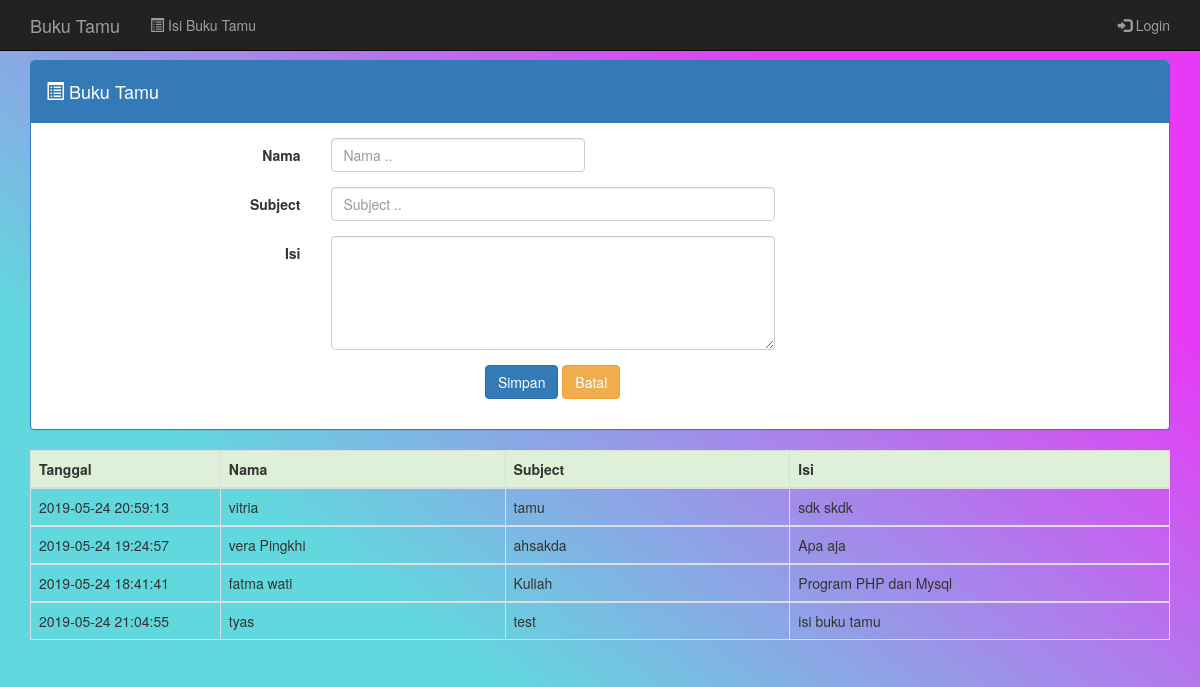
The page / on the database its author committed.
### tables this page shows
CREATE TABLE `table_buku_tamu` (
  `id` int(11) NOT NULL,
  `nama` varchar(50) NOT NULL,
  `subject` varchar(150) NOT NULL,
  `isi` text NOT NULL,
  `tanggal` timestamp NOT NULL DEFAULT CURRENT_TIMESTAMP ON UPDATE CURRENT_TIMESTAMP
);

### class.buku.php (the view, shortened to what this page needs)
<?php
class buku_tamu{
	private $db;
	function __construct($DB_con){
		$this->db = $DB_con;
	}
	public function tampildata($query,$tampil){
		$stmt = $this->db->prepare($query);
		$stmt->execute();
		while ($row=$stmt->fetch(PDO::FETCH_ASSOC)) {
			?>
			<tbody>
				<tr>
					<td><?php echo $row['tanggal']; ?></td>
					<td><?php echo $row['nama']; ?></td>
					<td><?php echo $row['subject']; ?></td>
					<td><?php echo $row['isi']; ?></td>
				</tr>
			</tbody>
			<?php
		}
	}
}
?>

### header.php (shortened to what this page needs)
<!DOCTYPE html>
<html lang="en">
<head>
	<link rel="stylesheet" href="css/bootstrap.css">
</head>
<nav class="navbar navbar-inverse navbar-fixed-top">
	<div class="container">
		<div class="navbar-header">
			<a class="navbar-brand" href="index.php">Buku Tamu</a>
		</div>
		<div id="navbar" class="navbar-collapse collapse">
			<ul class="nav navbar-nav">
				<li><a id="pesan_sedia" href="#" data-toggle="modal" data-target="#myModal"><span class='glyphicon glyphicon-list-alt'></span>  Isi Buku Tamu</a></li>
			</ul>
			<ul class="nav navbar-nav navbar-right">
				<li><a href="admin/"><span class="glyphicon glyphicon-log-in"></span> Login</a></li>
			</ul>
		</div>
	</div>
</nav>

### index.php (shortened to what this page needs)
<?php
include_once 'dbconfig.php';
?>
<?php include_once 'header.php'; ?>
<br/><br/><br/>
<div class="container">
	<div class="panel panel-primary">
		<div class="panel-heading"><h4><i class="glyphicon glyphicon-list-alt"></i> Buku Tamu</h4></div>
			<div class="panel-body">
			<form class="form-horizontal" role="form" method="post">
				<div class="form-group">
					<label class="control-label col-sm-3">Nama</label>
					<div class="col-sm-3">
						<input type="text" name="nama" class="form-control" placeholder="Nama .." required>
					</div>
				</div>
				<div class="form-group">
					<label class="control-label col-sm-3" required>Subject</label>
					<div class="col-sm-5">
						<input type="text" name="subject" class="form-control" placeholder="Subject ..">
					</div>
				</div>
				<div class="form-group">
					<label class="control-label col-sm-3">Isi</label>
						<div class="col-sm-5">
						<textarea name="isi" class="form-control" rows="5" id="comment"></textarea>
						</div>
				</div>
				<div class="form-group" align="center">
					<label class="control-label col-sm-3"></label>
					<div class="col-sm-5">
						<button type="submit" name="btn-simpan" class="btn btn-primary">Simpan</button>
						<button type="reset" class="btn btn-warning">Batal</button>
					</div>
				</div>
			</form>
		</div>
	</div>
</div>
<div class="container">
<table class="table table-bordered">
	<thead>
		<tr class="success">
			<th class="col-sm-2">Tanggal</th>
			<th class="col-sm-3">Nama</th>
			<th class="col-sm-3">Subject</th>
			<th class="col-sm-5">Isi</th>
		</tr>
	</thead>
	<?php
	$tampil = 'depan';
	$query = "SELECT * FROM table_buku_tamu";
	$buku->tampildata($query,$tampil);
	?>
</table>
</div>

### header.php (style rules this page uses)
.container { background: auto; }

### rows shown on the page
table_buku_tamu: tanggal "2019-05-24 20:59:13", nama "vitria", subject "tamu", isi "sdk skdk"
table_buku_tamu: tanggal "2019-05-24 19:24:57", nama "vera Pingkhi", subject "ahsakda", isi "Apa aja"
table_buku_tamu: tanggal "2019-05-24 18:41:41", nama "fatma wati", subject "Kuliah", isi "Program PHP dan Mysql"
table_buku_tamu: tanggal "2019-05-24 21:04:55", nama "tyas", subject "test", isi "isi buku tamu"
